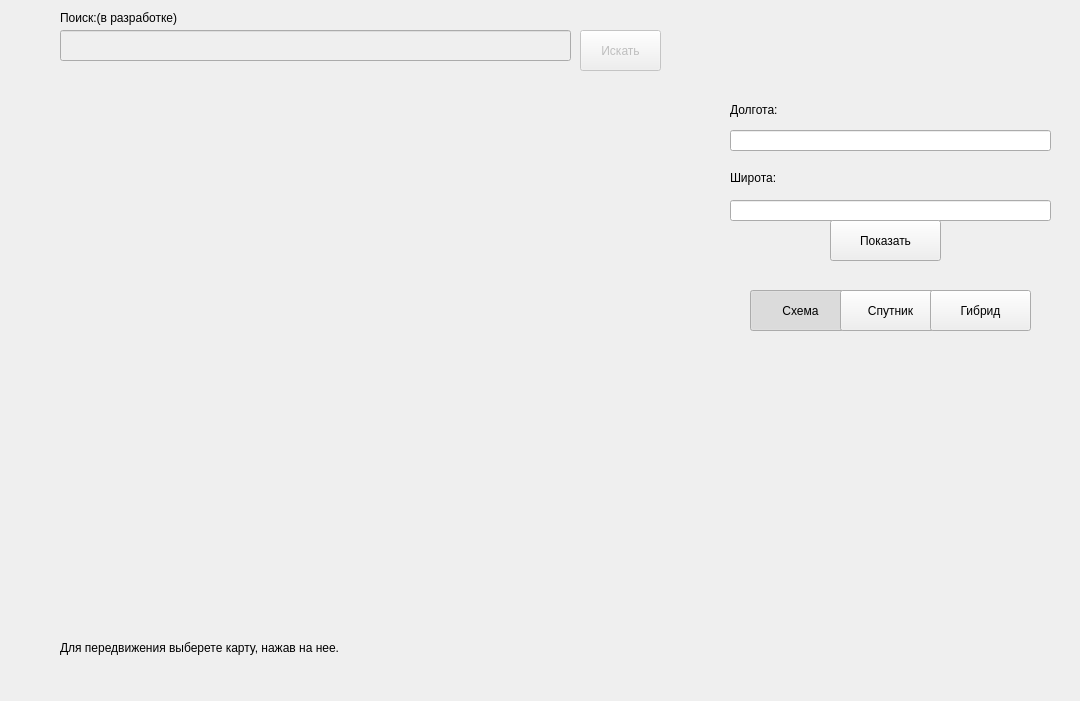
<?xml version="1.0" encoding="UTF-8"?>
<ui version="4.0">
 <class>MainWindow</class>
 <widget class="QMainWindow" name="MainWindow">
  <property name="geometry">
   <rect>
    <x>0</x>
    <y>0</y>
    <width>1080</width>
    <height>701</height>
   </rect>
  </property>
  <property name="windowTitle">
   <string>Map</string>
  </property>
  <widget class="QWidget" name="centralwidget">
   <widget class="QLineEdit" name="dol_edit">
    <property name="geometry">
     <rect>
      <x>730</x>
      <y>130</y>
      <width>321</width>
      <height>21</height>
     </rect>
    </property>
   </widget>
   <widget class="QLabel" name="label1">
    <property name="geometry">
     <rect>
      <x>730</x>
      <y>100</y>
      <width>61</width>
      <height>20</height>
     </rect>
    </property>
    <property name="text">
     <string>Долгота:</string>
    </property>
   </widget>
   <widget class="QLabel" name="label2">
    <property name="geometry">
     <rect>
      <x>730</x>
      <y>170</y>
      <width>60</width>
      <height>16</height>
     </rect>
    </property>
    <property name="text">
     <string>Широта:</string>
    </property>
   </widget>
   <widget class="QLineEdit" name="shir_edit">
    <property name="geometry">
     <rect>
      <x>730</x>
      <y>200</y>
      <width>321</width>
      <height>21</height>
     </rect>
    </property>
   </widget>
   <widget class="QPushButton" name="show_btn">
    <property name="geometry">
     <rect>
      <x>830</x>
      <y>220</y>
      <width>111</width>
      <height>41</height>
     </rect>
    </property>
    <property name="text">
     <string>Показать</string>
    </property>
   </widget>
   <widget class="QLabel" name="warning_txt">
    <property name="geometry">
     <rect>
      <x>720</x>
      <y>340</y>
      <width>321</width>
      <height>16</height>
     </rect>
    </property>
    <property name="text">
     <string/>
    </property>
   </widget>
   <widget class="QLabel" name="image">
    <property name="geometry">
     <rect>
      <x>59</x>
      <y>105</y>
      <width>661</width>
      <height>491</height>
     </rect>
    </property>
    <property name="focusPolicy">
     <enum>Qt::ClickFocus</enum>
    </property>
    <property name="text">
     <string/>
    </property>
   </widget>
   <widget class="QLabel" name="label4">
    <property name="geometry">
     <rect>
      <x>60</x>
      <y>640</y>
      <width>321</width>
      <height>16</height>
     </rect>
    </property>
    <property name="text">
     <string>Для передвижения выберете карту, нажав на нее.</string>
    </property>
   </widget>
   <widget class="QPushButton" name="btn1">
    <property name="geometry">
     <rect>
      <x>750</x>
      <y>290</y>
      <width>101</width>
      <height>41</height>
     </rect>
    </property>
    <property name="text">
     <string>Схема</string>
    </property>
    <property name="checkable">
     <bool>true</bool>
    </property>
    <property name="checked">
     <bool>true</bool>
    </property>
    <property name="autoDefault">
     <bool>false</bool>
    </property>
    <property name="default">
     <bool>false</bool>
    </property>
    <property name="flat">
     <bool>false</bool>
    </property>
   </widget>
   <widget class="QPushButton" name="btn2">
    <property name="geometry">
     <rect>
      <x>840</x>
      <y>290</y>
      <width>101</width>
      <height>41</height>
     </rect>
    </property>
    <property name="text">
     <string>Спутник</string>
    </property>
    <property name="checkable">
     <bool>true</bool>
    </property>
   </widget>
   <widget class="QPushButton" name="btn3">
    <property name="geometry">
     <rect>
      <x>930</x>
      <y>290</y>
      <width>101</width>
      <height>41</height>
     </rect>
    </property>
    <property name="text">
     <string>Гибрид</string>
    </property>
    <property name="checkable">
     <bool>true</bool>
    </property>
   </widget>
   <widget class="QLineEdit" name="address">
    <property name="enabled">
     <bool>false</bool>
    </property>
    <property name="geometry">
     <rect>
      <x>60</x>
      <y>30</y>
      <width>511</width>
      <height>31</height>
     </rect>
    </property>
    <property name="text">
     <string/>
    </property>
   </widget>
   <widget class="QLabel" name="label3">
    <property name="geometry">
     <rect>
      <x>60</x>
      <y>10</y>
      <width>141</width>
      <height>16</height>
     </rect>
    </property>
    <property name="text">
     <string>Поиск:(в разработке)</string>
    </property>
   </widget>
   <widget class="QPushButton" name="find_btn">
    <property name="enabled">
     <bool>false</bool>
    </property>
    <property name="geometry">
     <rect>
      <x>580</x>
      <y>30</y>
      <width>81</width>
      <height>41</height>
     </rect>
    </property>
    <property name="text">
     <string>Искать</string>
    </property>
   </widget>
   <widget class="QLabel" name="warning_txt_2">
    <property name="geometry">
     <rect>
      <x>60</x>
      <y>70</y>
      <width>511</width>
      <height>16</height>
     </rect>
    </property>
    <property name="text">
     <string/>
    </property>
   </widget>
  </widget>
 </widget>
 <resources/>
 <connections/>
</ui>
